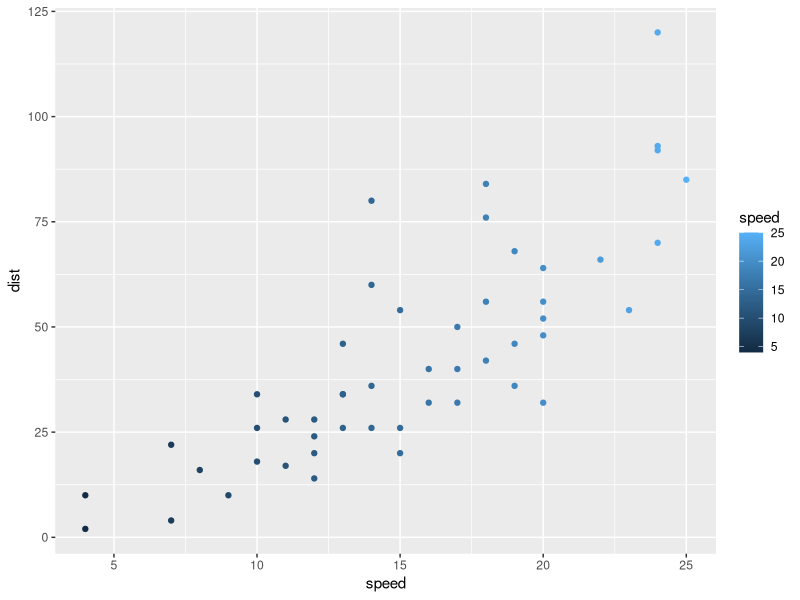

The R script that drew this image:
## ---- chunk 1
library(tidyverse)
library(ggplot2)
cars %>% ggplot() +
  geom_point(aes(speed, dist, color = speed))
